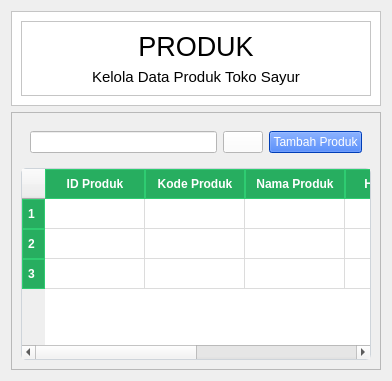
         <widget class="QWidget" name="Produk">
          <layout class="QVBoxLayout" name="verticalLayout_18">
           <item>
            <widget class="QFrame" name="frame_26">
             <property name="styleSheet">
              <string notr="true">background-color: rgb(255, 255, 255);</string>
             </property>
             <property name="frameShape">
              <enum>QFrame::Shape::StyledPanel</enum>
             </property>
             <property name="frameShadow">
              <enum>QFrame::Shadow::Raised</enum>
             </property>
             <layout class="QVBoxLayout" name="verticalLayout_17">
              <item>
               <widget class="QFrame" name="frame_27">
                <property name="styleSheet">
                 <string notr="true">background-color: rgb(255, 255, 255);</string>
                </property>
                <property name="frameShape">
                 <enum>QFrame::Shape::StyledPanel</enum>
                </property>
                <property name="frameShadow">
                 <enum>QFrame::Shadow::Raised</enum>
                </property>
                <layout class="QVBoxLayout" name="verticalLayout_30">
                 <item>
                  <widget class="QLabel" name="Judul_Produk">
                   <property name="font">
                    <font>
                     <pointsize>20</pointsize>
                    </font>
                   </property>
                   <property name="styleSheet">
                    <string notr="true">background-color: rgb(255, 255, 255);</string>
                   </property>
                   <property name="text">
                    <string>PRODUK</string>
                   </property>
                   <property name="alignment">
                    <set>Qt::AlignmentFlag::AlignCenter</set>
                   </property>
                  </widget>
                 </item>
                 <item>
                  <widget class="QLabel" name="subjudul_Produk">
                   <property name="font">
                    <font>
                     <pointsize>11</pointsize>
                    </font>
                   </property>
                   <property name="styleSheet">
                    <string notr="true">background-color: rgb(255, 255, 255);</string>
                   </property>
                   <property name="text">
                    <string>Kelola Data Produk Toko Sayur</string>
                   </property>
                   <property name="alignment">
                    <set>Qt::AlignmentFlag::AlignCenter</set>
                   </property>
                  </widget>
                 </item>
                </layout>
               </widget>
              </item>
             </layout>
            </widget>
           </item>
           <item>
            <widget class="QFrame" name="frame_17">
             <property name="frameShape">
              <enum>QFrame::Shape::StyledPanel</enum>
             </property>
             <property name="frameShadow">
              <enum>QFrame::Shadow::Raised</enum>
             </property>
             <layout class="QVBoxLayout" name="verticalLayout_19">
              <item alignment="Qt::AlignmentFlag::AlignBottom">
               <widget class="QWidget" name="widget_7" native="true">
                <property name="minimumSize">
                 <size>
                  <width>350</width>
                  <height>0</height>
                 </size>
                </property>
                <property name="styleSheet">
                 <string notr="true">QPushButton:Checked {
	background-color: white; 
	font-weight: bold;
}</string>
                </property>
                <layout class="QHBoxLayout" name="horizontalLayout_15">
                 <item>
                  <layout class="QHBoxLayout" name="horizontalLayout_14">
                   <item>
                    <widget class="QLineEdit" name="inputSearchProduk">
                     <property name="styleSheet">
                      <string notr="true">background-color: rgb(255, 255, 255);</string>
                     </property>
                    </widget>
                   </item>
                   <item>
                    <widget class="QPushButton" name="btnPencarianProduk">
                     <property name="styleSheet">
                      <string notr="true">background-color: rgb(255, 255, 255);</string>
                     </property>
                     <property name="text">
                      <string/>
                     </property>
                     <property name="icon">
                      <iconset resource="icon.qrc">
                       <normaloff>:/newPrefix/Icon/search-removebg-preview.png</normaloff>:/newPrefix/Icon/search-removebg-preview.png</iconset>
                     </property>
                    </widget>
                   </item>
                  </layout>
                 </item>
                 <item>
                  <widget class="QPushButton" name="btnTambahProduk">
                   <property name="styleSheet">
                    <string notr="true">QPushButton {
	background-color: rgb(0, 85, 255);
	color:white;
}

QPushButton:checked {
	background-color: White;
	color: black;
	font-weight: bold;
}</string>
                   </property>
                   <property name="text">
                    <string>Tambah Produk</string>
                   </property>
                   <property name="icon">
                    <iconset resource="icon.qrc">
                     <normaloff>:/newPrefix/Icon/tambah3-removebg-preview.png</normaloff>:/newPrefix/Icon/tambah3-removebg-preview.png</iconset>
                   </property>
                  </widget>
                 </item>
                </layout>
               </widget>
              </item>
              <item>
               <widget class="QTableWidget" name="TableProduk">
                <property name="styleSheet">
                 <string notr="true">/* Warna dasar tabel */
QTableWidget {
    background-color: #ffffff;
    alternate-background-color: #f9f9f9; /* Warna baris selang-seling */
    gridline-color: #dcdcdc;
    color: #333333;
    selection-background-color: #27ae60; /* Warna hijau saat baris diklik */
    selection-color: white;
}

/* Warna Header (Kolom Atas) */
QHeaderView::section {
    background-color: #27ae60; /* Hijau sesuai tema Toko Sayur Anda */
    color: white;
    padding: 5px;
    font-weight: bold;
    border: 1px solid #2ecc71;
}

/* Menghilangkan border kaku di sekeliling tabel */
QTableWidget {
    border: 1px solid #ced4da;
    border-radius: 5px;
}</string>
                </property>
                <property name="selectionMode">
                 <enum>QAbstractItemView::SelectionMode::SingleSelection</enum>
                </property>
                <property name="selectionBehavior">
                 <enum>QAbstractItemView::SelectionBehavior::SelectRows</enum>
                </property>
                <attribute name="horizontalHeaderStretchLastSection">
                 <bool>true</bool>
                </attribute>
                <row/>
                <row/>
                <row/>
                <column>
                 <property name="text">
                  <string>ID Produk</string>
                 </property>
                </column>
                <column>
                 <property name="text">
                  <string>Kode Produk</string>
                 </property>
                </column>
                <column>
                 <property name="text">
                  <string>Nama Produk</string>
                 </property>
                </column>
                <column>
                 <property name="text">
                  <string>Harga Jual</string>
                 </property>
                </column>
                <column>
                 <property name="text">
                  <string>Satuan</string>
                 </property>
                </column>
                <column>
                 <property name="text">
                  <string>Aksi</string>
                 </property>
                </column>
               </widget>
              </item>
             </layout>
            </widget>
           </item>
          </layout>
         </widget>
